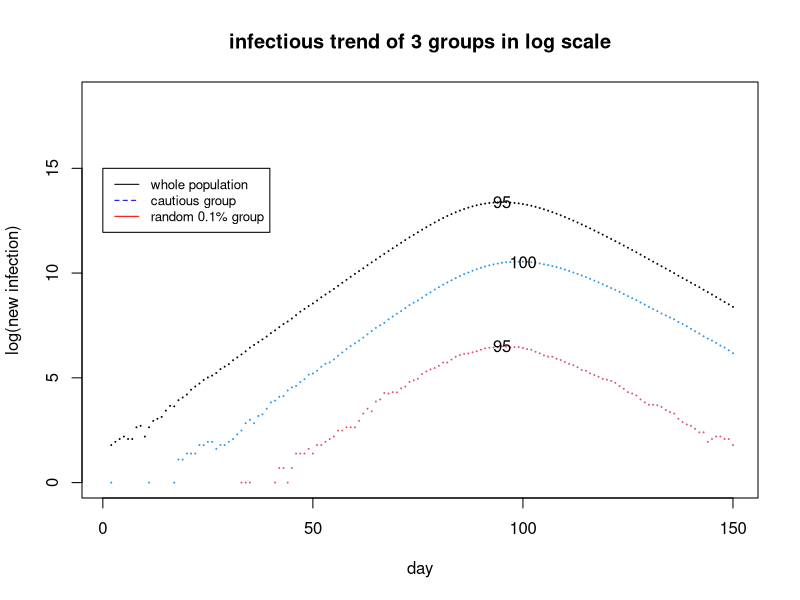

Recreate this plot in R. (Note: a time limit stopped this script after it produced the figure.)
##                Group 3               ##
## Muxing Wang (s2201749)               ##
## Karla Itzel Vega Ortega (s2126801)   ##
## Nutsa Tokhadze (s1778736)            ##
##########################################
## Address of github repo: https://github.com/leafstar/Statistical-Programming.git
                                                          
                    ####################################################################################
                    ################ Covid and the hazards of opportunistic sampling ###################
                    ####################################################################################

## The Covid pandemic is an ongoing global pandemic already two years. One of the main features of the Covid-19 epidemic in the UK and generally in the world 
## is that the estimates of the number of new cases per day are not always based on properly sampled statistical surveys. Thus, estimates are under question. 
## The main purpose of this assignment is to show what the daily infection trajectories look like for the population with the lowest individual transmission 
## probabilities, and how they compare to the infection trajectories for the whole population in the UK. 
## For that purpose we split the population by 4 categories 1) Susceptible 2) Exposed 3) Infective and 4) Recovered and do following steps:
  ## (1) Show daily infection trajectories for three groups 1) Whole population 2) Cautious group - 10% of the population with the lowest probability transmission
  ## rates and 3) Random sample of 0.1% of the populatio n.
  ## (2) Produce a plot showing how the daily infection trajectories compare between the whole population, the ‘cautious 10%’ and the 0.1% random sample. 
  ## (3) Run 10 replicate simulations for each groups.
  ## (4) Produce three plots for 10 replicate simulations showing daily infection trajectories for each groups and their variability.

## Defined Stochastic Simulation Model function
## Started the epidemic by setting 10 randomly chosen people to the Exposed state and Simulated for 150 days .
## inputs are the parameters and the output is the number of people in each state each day.



  ## (1) Show daily infection trajectories for three groups 1) Whole population 2) Cautious group - 10% of the population with the lowest probability transmission
  ## rates and 3) Random sample of 0.1% of the populatio  n.

simulation<-function(n = 5.5e6, ne = 10, nt = 150, gamma = 1/3, delta = 1/5, lambda = 0.4/n){ 
  ## states: 0 -> S(Susceptible); 1 -> E(Exposed); 
  ##         2 -> I(Infective);   3 -> R(Recovery) 
  ## n = population size of 5.5e6; ne =initial exposed 10 randomly chosen people; nt = number of days: 150; 
  ## gamma=daily prob E->I, delta=daily prob I->R lambda=Overall viral infectivity parameter.
  
  x <- rep(0,n)  ## initialize to susceptible state the whole population
  
  beta <- rlnorm(n,0,0.5); beta <- beta/mean(beta)                ## generates contact rate with other people
  cautious_group = which(beta <= quantile(beta, 0.1))             ## 10% of the most cautious group
  random_group = sample(1:n, n/1000)                              ## creat random sample of 0.1% of the population.
  initial_exposure = sample(1:n, ne)                              ## start with a sample of 10 people in E state, this assignment will be ramdom
  x[initial_exposure] = 1                                         ## The exposed group is going to be inserted to the initialize vector
  I1 <- I2 <- I3 <- rep(0, nt)                                    ## set up storage for number of infective people for the 3 groups
  for (i in 2:nt){                                                ## loop over the 150 days
    u <- runif(n)                                                 ## uniform random deviates
    exposed_prob = lambda * beta * sum(beta[x==2])                ## daily chance of a transmission between infected person i and uninfected person
    x[x==2 & u<delta] <- 3                                        ## Change from state I -> R with prob delta
    x[x==1 & u<gamma] <- 2                                        ## Change from state E -> I with prob gamma
    x[x==0 & u<exposed_prob] <- 1                                 ## Change from state S -> E with prob 'exposed_prob'

    ## Record of the number of new infections (as x == 2) each day for the 3 chosen groups

    I1[i] <- sum(x==2);                                           ## Record of Infective for total population
    I2[i] <- sum(x[cautious_group]==2);                           ## Record of Infective for cautiouse group
    I3[i] <- sum(x[random_group]==2);                             ## Record of Infective for random sample of 0.1% of the population
  }
  list(I1=I1,I2=I2,I3=I3,beta=beta)
}

  #Step (2):Produce a plot showing how the daily infection trajectories compare between the whole population, the ‘cautious 10%’ and the 0.1% random sample.

epi <- simulation()                                               ## run simulation, the argument are already stated in line 30
peak1 = which(epi$I1 == max(epi$I1))                              ## Day of the maximun Infected people in the whole population
peak2 = which(epi$I2 == max(epi$I2))                              ## Day of the maximun Infected people in the 10% population
peak3 = which(epi$I3 == max(epi$I3))                              ## Day of the maximun Infected people in the 0.1% of the population
plot(log(epi$I1),ylim=c(0,log(max(epi$I1))+5),xlab="day",ylab="log(new infection)",cex=0.1, main = "infectious trend of 3 groups in log scale") 
points(log(epi$I2),col=4,cex=0.1);points(log(epi$I3),col=2,cex=0.1)                   ## E (blue)  I (red) S black;
legend(0, 15, legend=c("whole population", "cautious group", "random 0.1% group"),
       col=c("black", "blue","red"), lty=1:2, cex=0.8)
text(peak1,log(max(epi$I1)),peak1)                                ##Label in the peak day of the whole population
text(peak2,log(max(epi$I2)),peak2)                                ##Label in the peak day for the 10% of the population
text(peak3,log(max(epi$I3)),peak3)                                ##Label in the peak day for the 0.1% of population

  ##Step (3):Run 10 replicate simulations for each groups, the aim of this loop is to generate the 10 simulations and then create a vector that stores the 10 outputs

epi10=list()                                                      ##Create an empty list to store the values of the simulation
for (i in 1:10){                                                  ##indicate in the for loop that the simulation has to run 1o times
  epi10[[length(epi10)+1]] <- simulation()                        ##Store the outputs in a vector called epi10
}

  ##Step (4): Produce plots for 10 replicate simulations showing daily infection trajectories for the 1)whole population, the 2)‘cautious 10%’ and the 3)0.1% random sample.

xlim = 150
##(4.1) PLOT WHOLE POPULATION
#This plot shows the 10 simulations for the whole population. The peaks in the graph 
#indicates the day of the maximum number of infected people, based on that sample size
#The for loop helps us to plot the 10 lines with different colors in order to 
#be able to distinguish the variations
plot(log(epi10[[1]]$I1),ylim=c(0,log(max(epi10[[1]]$I1))),xlab="day",ylab="log(new infection)",cex=0.1, main = "whole population",type="l")
for (i in 2:10) {
  lines(1:xlim,log(epi10[[i]]$I1), col = rainbow(10)[i])
}

##(4.2) PLOT FOR THE CAUTIONS GROUP 10% OF THE POPULATION
#This plot shows the 10 simulations for the cautions group. The peak in the graph 
#indicates the day of the maximum number of infected people, based on that sample size
#The for loop helps us to plot the 10 lines with different colors in order to 
#be able to distinguish the variations
plot(log(epi10[[1]]$I2),ylim=c(0,log(max(epi10[[1]]$I2))),xlab="day",ylab="log(new infection)",cex=0.1, main = "cautious group",type="l")
for (i in 2:10) {
  
  lines(1:xlim,log(epi10[[i]]$I2), col = rainbow(10)[i])
  
}

##(4.3) PLOT FOR RANDOM SAMPLE OF 0.1% OF THE POPULATION 
#This plot shows the 10 simulations for the 0.1% of the total population. The peak in the graph 
#indicates the day of the maximum number of infected people, based on that sample size
#The for loop helps us to plot the 10 lines with different colors in order to 
#be able to distinguish the variations in the data
plot(log(epi10[[1]]$I3),ylim=c(0,log(max(epi10[[1]]$I3))),xlab="day",ylab="log(new infection)",cex=0.1, main = "0.1% group",type="l")
for (i in 2:10) {
  lines(1:xlim,log(epi10[[i]]$I3), col = rainbow(10)[i])
}


#CONCLUSION OF THE PRACTICAL
#
#
#
#
#
#
